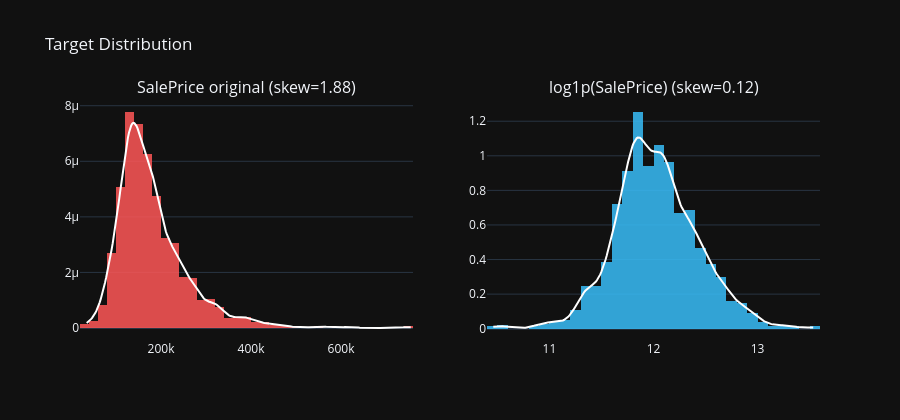

The cell this chart's notebook holds for it:
### Markdown cell above
### **2.4 Target Distribution**

In regression, the target distribution directly affects model performance.

**Why apply `log1p`?**

`SalePrice` has a skewness of ~1.88, a long right tail typical of price data.
This causes two concrete problems:

1. Linear models assume normally distributed residuals. A skewed target produces 
   skewed residuals, making estimates suboptimal.
2. Absolute-scale errors penalise expensive houses disproportionately. A $50k error 
   on a $500k house is proportionally smaller than the same error on a $100k house.

`log1p(x) = log(x + 1)` transforms the target to log scale. The `+1` guards against 
`log(0)`, relevant for area variables that can be exactly zero.

Post-transformation skewness drops to ~0.12. Predictions are reverted with `np.expm1()` 
(exact inverse of `log1p`).

### Code cell
df = df_train.copy()
df[TARGET_MODEL] = np.log1p(df[TARGET])

fig = make_subplots(
    rows=1, cols=2,
    subplot_titles=[
        f"SalePrice original (skew={df[TARGET].skew():.2f})",
        f"log1p(SalePrice) (skew={df[TARGET_MODEL].skew():.2f})",
    ],
)

for col_idx, (series, color) in enumerate(
    [(df[TARGET], "#ff5757"), (df[TARGET_MODEL], "#38bdf8")], start=1
):
    kde   = gaussian_kde(series.dropna(), bw_method=0.2)
    x_kde = np.linspace(series.min(), series.max(), 300)

    fig.add_trace(
        go.Histogram(x=series, nbinsx=60, marker_color=color,
                     opacity=0.85, histnorm="probability density", showlegend=False),
        row=1, col=col_idx,
    )
    fig.add_trace(
        go.Scatter(x=x_kde, y=kde(x_kde), mode="lines",
                   line=dict(color="white", width=2), showlegend=False),
        row=1, col=col_idx,
    )

fig.update_layout(title="Target Distribution", height=420, width=900)
fig.show()

### Figure 1 — Plotly figure (JSON) as saved in the notebook; plotly's stock layout.template omitted (floating-point values rounded to 4 significant figures; data arrays with more than 128 entries replaced by an {"elided": "..."} marker saying what was removed)
{"data": [{"histnorm": "probability density", "marker": {"color": "#ff5757"}, "nbinsx": 60, "opacity": 0.85, "showlegend": false, "type": "histogram", "x": {"elided": "1460 int values"}, "xaxis": "x", "yaxis": "y"}, {"line": {"color": "white", "width": 2}, "mode": "lines", "showlegend": false, "type": "scatter", "x": {"elided": "300 float values"}, "xaxis": "x", "y": {"elided": "300 float values"}, "yaxis": "y"}, {"histnorm": "probability density", "marker": {"color": "#38bdf8"}, "nbinsx": 60, "opacity": 0.85, "showlegend": false, "type": "histogram", "x": {"elided": "1460 float values"}, "xaxis": "x2", "yaxis": "y2"}, {"line": {"color": "white", "width": 2}, "mode": "lines", "showlegend": false, "type": "scatter", "x": {"elided": "300 float values"}, "xaxis": "x2", "y": {"elided": "300 float values"}, "yaxis": "y2"}], "layout": {"annotations": [{"font": {"size": 16}, "showarrow": false, "text": "SalePrice original (skew=1.88)", "x": 0.225, "xanchor": "center", "xref": "paper", "y": 1, "yanchor": "bottom", "yref": "paper"}, {"font": {"size": 16}, "showarrow": false, "text": "log1p(SalePrice) (skew=0.12)", "x": 0.775, "xanchor": "center", "xref": "paper", "y": 1, "yanchor": "bottom", "yref": "paper"}], "height": 420, "title": {"text": "Target Distribution"}, "width": 900, "xaxis": {"anchor": "y", "domain": [0, 0.45]}, "xaxis2": {"anchor": "y2", "domain": [0.55, 1]}, "yaxis": {"anchor": "x", "domain": [0, 1]}, "yaxis2": {"anchor": "x2", "domain": [0, 1]}}}
